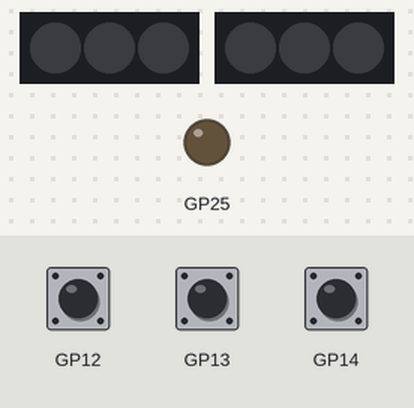
Simulated run of this sketch. Board: Raspberry Pi Pico. Shown: 2 × 3 RGB LEDs in strip order, left to right, output pins drawn as LEDs (lit = HIGH). Inputs (shaded band) come from the test bench; at power-on: GP12 HIGH, GP13 HIGH, GP14 HIGH. USB keyboard and mouse output is not drawn.

Above: at 1.2 s.
1.3 s: GP12 pulled LOW for 0.15 s
At 1.39 s:
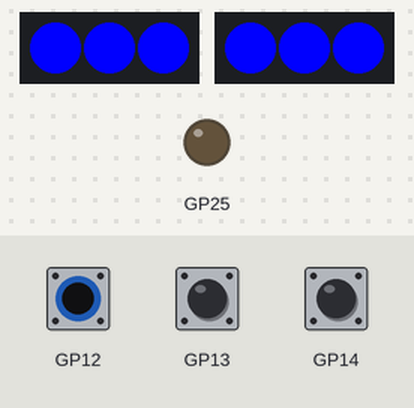
2.9 s: GP13 pulled LOW for 1 s
At 3.3 s:
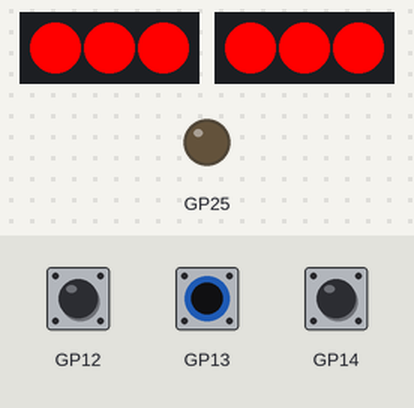
5.4 s: GP14 pulled LOW for 0.15 s
At 5.49 s:
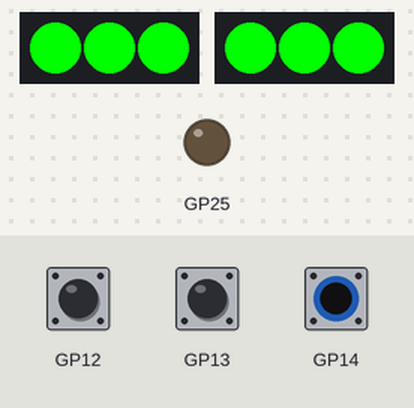
7.0 s: GP12 pulled LOW for 1 s
At 8.6 s:
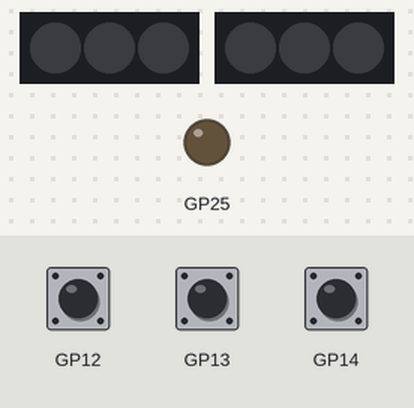
9.5 s: GP13 pulled LOW for 0.15 s
At 9.59 s:
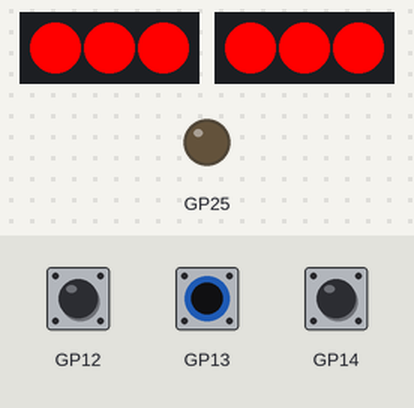
11.1 s: GP14 pulled LOW for 1 s
At 12.8 s:
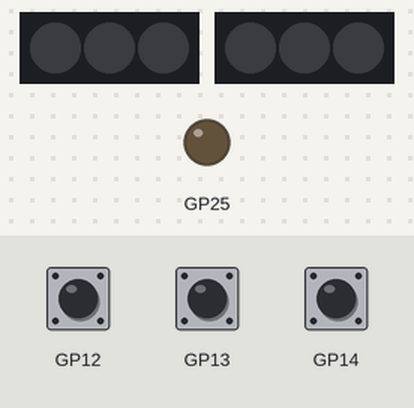
Timing chart, 0 to 14.3 s (numbered marks = the images above; inputs shaded):
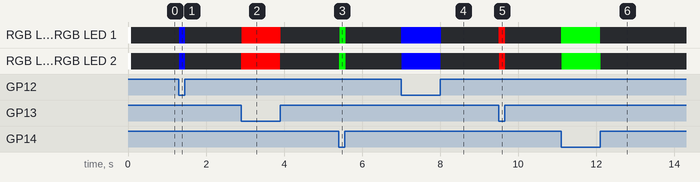

Measured:
- after the input at 1.3 s, RGB LED 0, RGB LED 0: off → RGB(0, 0, 255) at once, → off 0.16 s later; RGB LED 1, RGB LED 2, RGB LED 1, RGB LED 2: off → RGB(0, 0, 255) at once, → off 0.15 s later
- after the input at 2.9 s, RGB LED 0–2, RGB LED 0–2: off → RGB(255, 0, 0) at once, → off 1.0 s later
- after the input at 5.4 s, RGB LED 0, RGB LED 1, RGB LED 0, RGB LED 1: off → RGB(0, 255, 0) at once, → off 0.15 s later; RGB LED 2, RGB LED 2: off → RGB(0, 255, 0) at once, → off 0.16 s later
- after the input at 7.0 s, RGB LED 0–2, RGB LED 0–2: off → RGB(0, 0, 255) at once, → off 1.0 s later
- after the input at 9.5 s, RGB LED 0, RGB LED 0: off → RGB(255, 0, 0) at once, → off 0.16 s later; RGB LED 1, RGB LED 2, RGB LED 1, RGB LED 2: off → RGB(255, 0, 0) at once, → off 0.15 s later
- after the input at 11.1 s, RGB LED 0–2, RGB LED 0–2: off → RGB(0, 255, 0) at once, → off 1.0 s later

The sketch:

RP2040-Keyboard-3.ino
```cpp
/*
  Keyboard logout

  This sketch demonstrates the Keyboard library.

  When you connect pin 2 to ground, it performs a logout.
  It uses keyboard combinations to do this, as follows:

  On Windows, CTRL-ALT-DEL followed by ALT-l
  On Ubuntu, CTRL-ALT-DEL, and ENTER
  On OSX, CMD-SHIFT-q

  To wake: Spacebar.

  Circuit:
  - Arduino Leonardo or Micro
  - wire to connect D2 to ground

  created 6 Mar 2012
  modified 27 Mar 2012
  by Tom Igoe

  This example is in the public domain.

  https://www.arduino.cc/en/Tutorial/BuiltInExamples/KeyboardLogout
*/

#define OSX 0
#define WINDOWS 1
#define UBUNTU 2
#include "Keyboard.h"
#include <FastLED.h>

#define LED_PIN     18 //GP18
#define NUM_LEDS    3

CRGB leds[NUM_LEDS];
int flag[3];

// change this to match your platform:
int platform = UBUNTU;

void setup() {
  // make pin 2 an input and turn on the pull-up resistor so it goes high unless
  // connected to ground:
  pinMode(12, INPUT_PULLUP);
  pinMode(13, INPUT_PULLUP);
  pinMode(14, INPUT_PULLUP);
  pinMode(25, OUTPUT);
  FastLED.addLeds<WS2812, LED_PIN, GRB>(leds, NUM_LEDS);
  Keyboard.begin();
}

void setup1() {
  FastLED.addLeds<WS2812, LED_PIN, GRB>(leds, NUM_LEDS);
  for(int i = 0;i <= 2;i++){
    leds[i] = CRGB(255,255,255);
    FastLED.show();
  }
  delay(20);
  for(int i = 0;i <= 2;i++){
    leds[i] = CRGB(0,0,0);
    FastLED.show();
  }
  delay(20);
  for(int i = 0;i <= 2;i++){
    leds[i] = CRGB(255,255,255);
    FastLED.show();
  }
  delay(20);
  for(int i = 0;i <= 2;i++){
    leds[i] = CRGB(0,0,0);
    FastLED.show();
  }
  delay(20);
}

void loop1() {
  while (1){
    for(int i = 0;i <= 2;i++){
      leds[i] = CRGB(flag[1]*255,flag[0]*255,flag[2]*255);
      FastLED.show();
      delay(5);
    }
  }
}

void loop() {
  if(digitalRead(12) == LOW){
    Keyboard.press('v');
    flag[2]=1;
  }else{
    Keyboard.release('v');
    flag[2]=0;
  }

  if(digitalRead(13) == LOW){
    Keyboard.press('c');
    flag[1]=1;
  }else{
    Keyboard.release('c');
    flag[1]=0;
  }

  if(digitalRead(14) == LOW){
    Keyboard.press(KEY_LEFT_CTRL);
    Keyboard.press(KEY_LEFT_SHIFT);
    flag[0]=1;
  }else{
    Keyboard.release(KEY_LEFT_CTRL);
    Keyboard.release(KEY_LEFT_SHIFT);
    flag[0]=0;
  }

  delay(10);
}
```
